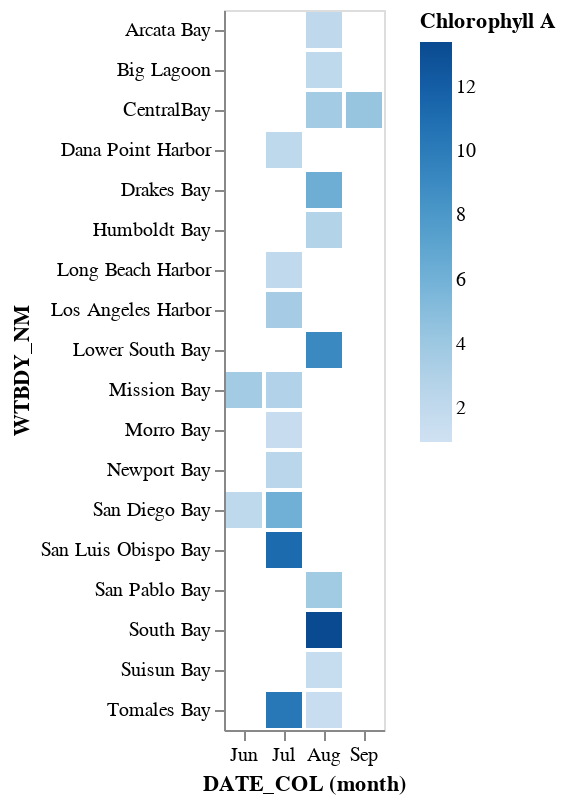

Write notebook code for a chart like this one.
### Code cell
# Let's plot by date and city and see how it differes by time

alt.Chart(df_CA).mark_bar().encode(
    x='month(DATE_COL):N',
    y='WTBDY_NM',
    color='Chlorophyll A',
)
# It seems that in some areas the ChlorophyII A portion is chaning every month.  
# Central Bay, Mission Bay, San Diego Bay and Tomales Bay are good example

### Figure 1 — Vega-Lite specification as saved in the notebook (floating-point values rounded to 4 significant figures)
{"config": {"view": {"continuousWidth": 400, "continuousHeight": 300}}, "data": {"name": "data-1e40a23795e06fbdd179159db56789a5"}, "mark": "bar", "encoding": {"color": {"type": "quantitative", "field": "Chlorophyll A"}, "x": {"type": "nominal", "field": "DATE_COL", "timeUnit": "month"}, "y": {"type": "nominal", "field": "WTBDY_NM"}}, "$schema": "https://vega.github.io/schema/vega-lite/v4.8.1.json", "datasets": {"data-1e40a23795e06fbdd179159db56789a5": [{"Chlorophyll A": 3.34, "Total Nitrogen": 0.4075, "Total Phosphorus": 0.06125, "STATE": "CA", "WTBDY_NM": "Mission Bay", "WGT_NCCA10": 2.504, "ALAT_DD": 32.77, "ALON_DD": -117.2, "DATE_COL": "2010-07-01T00:00:00"}, {"Chlorophyll A": 2.45, "Total Nitrogen": 0.23, "Total Phosphorus": 0.03738, "STATE": "CA", "WTBDY_NM": "San Diego Bay", "WGT_NCCA10": 5.255, "ALAT_DD": 32.71, "ALON_DD": -117.2, "DATE_COL": "2010-07-01T00:00:00"}, {"Chlorophyll A": 3.82, "Total Nitrogen": 0.3362, "Total Phosphorus": 0.0481, "STATE": "CA", "WTBDY_NM": "Mission Bay", "WGT_NCCA10": 2.504, "ALAT_DD": 32.78, "ALON_DD": -117.2, "DATE_COL": "2010-07-01T00:00:00"}, {"Chlorophyll A": 6.13, "Total Nitrogen": 0.2387, "Total Phosphorus": 0.04425, "STATE": "CA", "WTBDY_NM": "San Diego Bay", "WGT_NCCA10": 5.255, "ALAT_DD": 32.72, "ALON_DD": -117.2, "DATE_COL": "2010-07-01T00:00:00"}, {"Chlorophyll A": 2.94, "Total Nitrogen": 0.2612, "Total Phosphorus": 0.04719, "STATE": "CA", "WTBDY_NM": "Mission Bay", "WGT_NCCA10": 2.504, "ALAT_DD": 32.79, "ALON_DD": -117.2, "DATE_COL": "2010-07-01T00:00:00"}, {"Chlorophyll A": 3.69, "Total Nitrogen": 0.2404, "Total Phosphorus": 0.03885, "STATE": "CA", "WTBDY_NM": "Mission Bay", "WGT_NCCA10": 2.504, "ALAT_DD": 32.76, "ALON_DD": -117.2, "DATE_COL": "2010-06-29T00:00:00"}, {"Chlorophyll A": 2.43, "Total Nitrogen": 0.2112, "Total Phosphorus": 0.041, "STATE": "CA", "WTBDY_NM": "Newport Bay", "WGT_NCCA10": 3.156, "ALAT_DD": 33.61, "ALON_DD": -117.9, "DATE_COL": "2010-07-13T00:00:00"}, {"Chlorophyll A": 2.48, "Total Nitrogen": 0.2687, "Total Phosphorus": 0.03269, "STATE": "CA", "WTBDY_NM": "Long Beach Harbor", "WGT_NCCA10": 6.747, "ALAT_DD": 33.73, "ALON_DD": -118.2, "DATE_COL": "2010-07-14T00:00:00"}, {"Chlorophyll A": 3.34, "Total Nitrogen": 0.365, "Total Phosphorus": 0.04183, "STATE": "CA", "WTBDY_NM": "Long Beach Harbor", "WGT_NCCA10": 6.747, "ALAT_DD": 33.74, "ALON_DD": -118.2, "DATE_COL": "2010-07-14T00:00:00"}, {"Chlorophyll A": 4.4, "Total Nitrogen": 0.2512, "Total Phosphorus": 0.03651, "STATE": "CA", "WTBDY_NM": "Los Angeles Harbor", "WGT_NCCA10": 6.747, "ALAT_DD": 33.77, "ALON_DD": -118.2, "DATE_COL": "2010-07-15T00:00:00"}, {"Chlorophyll A": 3.68, "Total Nitrogen": 0.3038, "Total Phosphorus": 0.03835, "STATE": "CA", "WTBDY_NM": "Los Angeles Harbor", "WGT_NCCA10": 6.747, "ALAT_DD": 33.74, "ALON_DD": -118.3, "DATE_COL": "2010-07-15T00:00:00"}, {"Chlorophyll A": 2.21, "Total Nitrogen": 0.24, "Total Phosphorus": 0.03526, "STATE": "CA", "WTBDY_NM": "Dana Point Harbor", "WGT_NCCA10": 3.156, "ALAT_DD": 33.46, "ALON_DD": -117.7, "DATE_COL": "2010-07-13T00:00:00"}, {"Chlorophyll A": 3.58, "Total Nitrogen": 0.2412, "Total Phosphorus": 0.03187, "STATE": "CA", "WTBDY_NM": "Los Angeles Harbor", "WGT_NCCA10": 6.747, "ALAT_DD": 33.73, "ALON_DD": -118.2, "DATE_COL": "2010-07-15T00:00:00"}, {"Chlorophyll A": 2.65, "Total Nitrogen": 0.2812, "Total Phosphorus": 0.03467, "STATE": "CA", "WTBDY_NM": "Long Beach Harbor", "WGT_NCCA10": 6.747, "ALAT_DD": 33.74, "ALON_DD": -118.2, "DATE_COL": "2010-07-14T00:00:00"}, {"Chlorophyll A": 2.05, "Total Nitrogen": 0.255, "Total Phosphorus": 0.02893, "STATE": "CA", "WTBDY_NM": "Long Beach Harbor", "WGT_NCCA10": 6.747, "ALAT_DD": 33.73, "ALON_DD": -118.2, "DATE_COL": "2010-07-14T00:00:00"}, {"Chlorophyll A": 1.66, "Total Nitrogen": 0.4775, "Total Phosphorus": 0.06873, "STATE": "CA", "WTBDY_NM": "Morro Bay", "WGT_NCCA10": 2.504, "ALAT_DD": 35.32, "ALON_DD": -120.9, "DATE_COL": "2010-07-26T00:00:00"}, {"Chlorophyll A": 11.2, "Total Nitrogen": 0.4825, "Total Phosphorus": 0.0529, "STATE": "CA", "WTBDY_NM": "San Luis Obispo Bay", "WGT_NCCA10": 3.156, "ALAT_DD": 35.16, "ALON_DD": -120.8, "DATE_COL": "2010-07-27T00:00:00"}, {"Chlorophyll A": 0.94, "Total Nitrogen": 0.4763, "Total Phosphorus": 0.05726, "STATE": "CA", "WTBDY_NM": "Morro Bay", "WGT_NCCA10": 2.504, "ALAT_DD": 35.35, "ALON_DD": -120.9, "DATE_COL": "2010-07-26T00:00:00"}, {"Chlorophyll A": 6.24, "Total Nitrogen": 0.3937, "Total Phosphorus": 0.02839, "STATE": "CA", "WTBDY_NM": "Drakes Bay", "WGT_NCCA10": 2.504, "ALAT_DD": 38.06, "ALON_DD": -122.9, "DATE_COL": "2010-08-11T00:00:00"}, {"Chlorophyll A": 2.84, "Total Nitrogen": 0.3613, "Total Phosphorus": 0.06632, "STATE": "CA", "WTBDY_NM": "Humboldt Bay", "WGT_NCCA10": 24.73, "ALAT_DD": 40.71, "ALON_DD": -124.2, "DATE_COL": "2010-08-09T00:00:00"}, {"Chlorophyll A": 2.19, "Total Nitrogen": 0.3337, "Total Phosphorus": 0.08852, "STATE": "CA", "WTBDY_NM": "Arcata Bay", "WGT_NCCA10": 24.73, "ALAT_DD": 40.83, "ALON_DD": -124.1, "DATE_COL": "2010-08-10T00:00:00"}, {"Chlorophyll A": 1.42, "Total Nitrogen": 0.47, "Total Phosphorus": 0.1115, "STATE": "CA", "WTBDY_NM": "Tomales Bay", "WGT_NCCA10": 6.336, "ALAT_DD": 38.1, "ALON_DD": -122.8, "DATE_COL": "2010-08-12T00:00:00"}, {"Chlorophyll A": 2.11, "Total Nitrogen": 0.3013, "Total Phosphorus": 0.03212, "STATE": "CA", "WTBDY_NM": "Big Lagoon", "WGT_NCCA10": 4.773, "ALAT_DD": 41.2, "ALON_DD": -124.1, "DATE_COL": "2010-08-10T00:00:00"}, {"Chlorophyll A": 1.5, "Total Nitrogen": 0.4275, "Total Phosphorus": 0.05238, "STATE": "CA", "WTBDY_NM": "Morro Bay", "WGT_NCCA10": 2.504, "ALAT_DD": 35.35, "ALON_DD": -120.9, "DATE_COL": "2010-07-26T00:00:00"}, {"Chlorophyll A": 10.3, "Total Nitrogen": 0.3513, "Total Phosphorus": 0.04599, "STATE": "CA", "WTBDY_NM": "Tomales Bay", "WGT_NCCA10": 24.73, "ALAT_DD": 38.22, "ALON_DD": -123.0, "DATE_COL": "2010-07-29T00:00:00"}, {"Chlorophyll A": 2.148, "Total Nitrogen": 0.3738, "Total Phosphorus": 0.08753, "STATE": "CA", "WTBDY_NM": "Arcata Bay", "WGT_NCCA10": 24.73, "ALAT_DD": 40.83, "ALON_DD": -124.1, "DATE_COL": "2010-08-10T00:00:00"}, {"Chlorophyll A": 8.02, "Total Nitrogen": 1.041, "Total Phosphorus": 0.3994, "STATE": "CA", "WTBDY_NM": "Lower South Bay", "WGT_NCCA10": 8.549, "ALAT_DD": 37.47, "ALON_DD": -122.1, "DATE_COL": "2010-08-30T00:00:00"}, {"Chlorophyll A": 4.54, "Total Nitrogen": 0.6613, "Total Phosphorus": 0.2673, "STATE": "CA", "WTBDY_NM": "South Bay", "WGT_NCCA10": 49.67, "ALAT_DD": 37.56, "ALON_DD": -122.2, "DATE_COL": "2010-08-31T00:00:00"}, {"Chlorophyll A": 3.68, "Total Nitrogen": 0.6225, "Total Phosphorus": 0.1097, "STATE": "CA", "WTBDY_NM": "CentralBay", "WGT_NCCA10": 86.97, "ALAT_DD": 37.82, "ALON_DD": -122.3, "DATE_COL": "2010-08-26T00:00:00"}, {"Chlorophyll A": 2.33, "Total Nitrogen": 0.6913, "Total Phosphorus": 0.1241, "STATE": "CA", "WTBDY_NM": "San Pablo Bay", "WGT_NCCA10": 56.44, "ALAT_DD": 38.02, "ALON_DD": -122.4, "DATE_COL": "2010-08-24T00:00:00"}, {"Chlorophyll A": 1.66, "Total Nitrogen": 0.6025, "Total Phosphorus": 0.1095, "STATE": "CA", "WTBDY_NM": "Suisun Bay", "WGT_NCCA10": 20.48, "ALAT_DD": 38.12, "ALON_DD": -122.0, "DATE_COL": "2010-08-24T00:00:00"}, {"Chlorophyll A": 3.34, "Total Nitrogen": 0.43, "Total Phosphorus": 0.08884, "STATE": "CA", "WTBDY_NM": "Suisun Bay", "WGT_NCCA10": 27.97, "ALAT_DD": 38.06, "ALON_DD": -121.8, "DATE_COL": "2010-08-23T00:00:00"}, {"Chlorophyll A": 2.2, "Total Nitrogen": 0.4363, "Total Phosphorus": 0.09331, "STATE": "CA", "WTBDY_NM": "Suisun Bay", "WGT_NCCA10": 27.97, "ALAT_DD": 38.02, "ALON_DD": -121.8, "DATE_COL": "2010-08-23T00:00:00"}, {"Chlorophyll A": 2.16, "Total Nitrogen": 0.5663, "Total Phosphorus": 0.09971, "STATE": "CA", "WTBDY_NM": "CentralBay", "WGT_NCCA10": 86.97, "ALAT_DD": 37.88, "ALON_DD": -122.4, "DATE_COL": "2010-09-01T00:00:00"}, {"Chlorophyll A": 8.16, "Total Nitrogen": 0.655, "Total Phosphorus": 0.1357, "STATE": "CA", "WTBDY_NM": "CentralBay", "WGT_NCCA10": 86.97, "ALAT_DD": 37.94, "ALON_DD": -122.5, "DATE_COL": "2010-09-01T00:00:00"}, {"Chlorophyll A": 4.41, "Total Nitrogen": 0.6138, "Total Phosphorus": 0.1243, "STATE": "CA", "WTBDY_NM": "CentralBay", "WGT_NCCA10": 86.97, "ALAT_DD": 37.94, "ALON_DD": -122.5, "DATE_COL": "2010-09-01T00:00:00"}, {"Chlorophyll A": 4.28, "Total Nitrogen": 0.58, "Total Phosphorus": 0.1025, "STATE": "CA", "WTBDY_NM": "CentralBay", "WGT_NCCA10": 86.97, "ALAT_DD": 37.86, "ALON_DD": -122.4, "DATE_COL": "2010-09-01T00:00:00"}, {"Chlorophyll A": 9.49, "Total Nitrogen": 0.8462, "Total Phosphorus": 0.3504, "STATE": "CA", "WTBDY_NM": "Lower South Bay", "WGT_NCCA10": 8.549, "ALAT_DD": 37.48, "ALON_DD": -122.1, "DATE_COL": "2010-08-30T00:00:00"}, {"Chlorophyll A": 10.68, "Total Nitrogen": 0.8237, "Total Phosphorus": 0.3409, "STATE": "CA", "WTBDY_NM": "Lower South Bay", "WGT_NCCA10": 8.549, "ALAT_DD": 37.49, "ALON_DD": -122.1, "DATE_COL": "2010-08-30T00:00:00"}, {"Chlorophyll A": 7.84, "Total Nitrogen": 1.193, "Total Phosphorus": 0.4095, "STATE": "CA", "WTBDY_NM": "Lower South Bay", "WGT_NCCA10": 8.549, "ALAT_DD": 37.48, "ALON_DD": -122.1, "DATE_COL": "2010-08-30T00:00:00"}, {"Chlorophyll A": 9.11, "Total Nitrogen": 1.018, "Total Phosphorus": 0.4326, "STATE": "CA", "WTBDY_NM": "Lower South Bay", "WGT_NCCA10": 8.549, "ALAT_DD": 37.48, "ALON_DD": -122.1, "DATE_COL": "2010-08-30T00:00:00"}, {"Chlorophyll A": 8.88, "Total Nitrogen": 0.68, "Total Phosphorus": 0.286, "STATE": "CA", "WTBDY_NM": "South Bay", "WGT_NCCA10": 49.67, "ALAT_DD": 37.61, "ALON_DD": -122.2, "DATE_COL": "2010-08-31T00:00:00"}, {"Chlorophyll A": 7.65, "Total Nitrogen": 0.65, "Total Phosphorus": 0.2809, "STATE": "CA", "WTBDY_NM": "South Bay", "WGT_NCCA10": 49.67, "ALAT_DD": 37.66, "ALON_DD": -122.2, "DATE_COL": "2010-08-27T00:00:00"}, {"Chlorophyll A": 5.26, "Total Nitrogen": 0.725, "Total Phosphorus": 0.2557, "STATE": "CA", "WTBDY_NM": "South Bay", "WGT_NCCA10": 49.67, "ALAT_DD": 37.59, "ALON_DD": -122.2, "DATE_COL": "2010-08-27T00:00:00"}, {"Chlorophyll A": 13.4, "Total Nitrogen": 0.5763, "Total Phosphorus": 0.2599, "STATE": "CA", "WTBDY_NM": "South Bay", "WGT_NCCA10": 49.67, "ALAT_DD": 37.59, "ALON_DD": -122.2, "DATE_COL": "2010-08-27T00:00:00"}, {"Chlorophyll A": 2.29, "Total Nitrogen": 0.5637, "Total Phosphorus": 0.1128, "STATE": "CA", "WTBDY_NM": "San Pablo Bay", "WGT_NCCA10": 56.44, "ALAT_DD": 38.02, "ALON_DD": -122.3, "DATE_COL": "2010-08-31T00:00:00"}, {"Chlorophyll A": 1.61, "Total Nitrogen": 0.6937, "Total Phosphorus": 0.1375, "STATE": "CA", "WTBDY_NM": "San Pablo Bay", "WGT_NCCA10": 56.44, "ALAT_DD": 38.06, "ALON_DD": -122.4, "DATE_COL": "2010-08-24T00:00:00"}, {"Chlorophyll A": 1.92, "Total Nitrogen": 0.7225, "Total Phosphorus": 0.1423, "STATE": "CA", "WTBDY_NM": "San Pablo Bay", "WGT_NCCA10": 56.44, "ALAT_DD": 38.06, "ALON_DD": -122.4, "DATE_COL": "2010-08-24T00:00:00"}, {"Chlorophyll A": 3.77, "Total Nitrogen": 0.6362, "Total Phosphorus": 0.1227, "STATE": "CA", "WTBDY_NM": "San Pablo Bay", "WGT_NCCA10": 56.44, "ALAT_DD": 38.02, "ALON_DD": -122.4, "DATE_COL": "2010-08-31T00:00:00"}, {"Chlorophyll A": 1.86, "Total Nitrogen": 0.59, "Total Phosphorus": 0.1068, "STATE": "CA", "WTBDY_NM": "Suisun Bay", "WGT_NCCA10": 20.48, "ALAT_DD": 38.1, "ALON_DD": -122.0, "DATE_COL": "2010-08-23T00:00:00"}, {"Chlorophyll A": 1.45, "Total Nitrogen": 0.6012, "Total Phosphorus": 0.1089, "STATE": "CA", "WTBDY_NM": "Suisun Bay", "WGT_NCCA10": 20.48, "ALAT_DD": 38.11, "ALON_DD": -122.0, "DATE_COL": "2010-08-24T00:00:00"}, {"Chlorophyll A": 1.58, "Total Nitrogen": 0.6575, "Total Phosphorus": 0.1224, "STATE": "CA", "WTBDY_NM": "Suisun Bay", "WGT_NCCA10": 20.48, "ALAT_DD": 38.09, "ALON_DD": -122.1, "DATE_COL": "2010-08-23T00:00:00"}, {"Chlorophyll A": 1.63, "Total Nitrogen": 0.5575, "Total Phosphorus": 0.1074, "STATE": "CA", "WTBDY_NM": "Suisun Bay", "WGT_NCCA10": 20.48, "ALAT_DD": 38.07, "ALON_DD": -122.0, "DATE_COL": "2010-08-23T00:00:00"}, {"Chlorophyll A": 3.99, "Total Nitrogen": 0.2762, "Total Phosphorus": 0.04834, "STATE": "CA", "WTBDY_NM": "San Diego Bay", "WGT_NCCA10": 5.255, "ALAT_DD": 32.62, "ALON_DD": -117.1, "DATE_COL": "2010-06-30T00:00:00"}, {"Chlorophyll A": 2.54, "Total Nitrogen": 0.3481, "Total Phosphorus": 0.07835, "STATE": "CA", "WTBDY_NM": "San Diego Bay", "WGT_NCCA10": 5.255, "ALAT_DD": 32.63, "ALON_DD": -117.1, "DATE_COL": "2010-06-30T00:00:00"}, {"Chlorophyll A": 3.58, "Total Nitrogen": 0.2581, "Total Phosphorus": 0.04659, "STATE": "CA", "WTBDY_NM": "San Diego Bay", "WGT_NCCA10": 5.255, "ALAT_DD": 32.62, "ALON_DD": -117.1, "DATE_COL": "2010-06-30T00:00:00"}, {"Chlorophyll A": 2.06, "Total Nitrogen": 0.2323, "Total Phosphorus": 0.04625, "STATE": "CA", "WTBDY_NM": "San Diego Bay", "WGT_NCCA10": 5.255, "ALAT_DD": 32.64, "ALON_DD": -117.1, "DATE_COL": "2010-06-30T00:00:00"}, {"Chlorophyll A": 2.11, "Total Nitrogen": 0.213, "Total Phosphorus": 0.04413, "STATE": "CA", "WTBDY_NM": "San Diego Bay", "WGT_NCCA10": 5.255, "ALAT_DD": 32.66, "ALON_DD": -117.1, "DATE_COL": "2010-06-29T00:00:00"}, {"Chlorophyll A": 2.19, "Total Nitrogen": 0.2288, "Total Phosphorus": 0.04182, "STATE": "CA", "WTBDY_NM": "San Diego Bay", "WGT_NCCA10": 5.255, "ALAT_DD": 32.66, "ALON_DD": -117.1, "DATE_COL": "2010-06-29T00:00:00"}]}}
